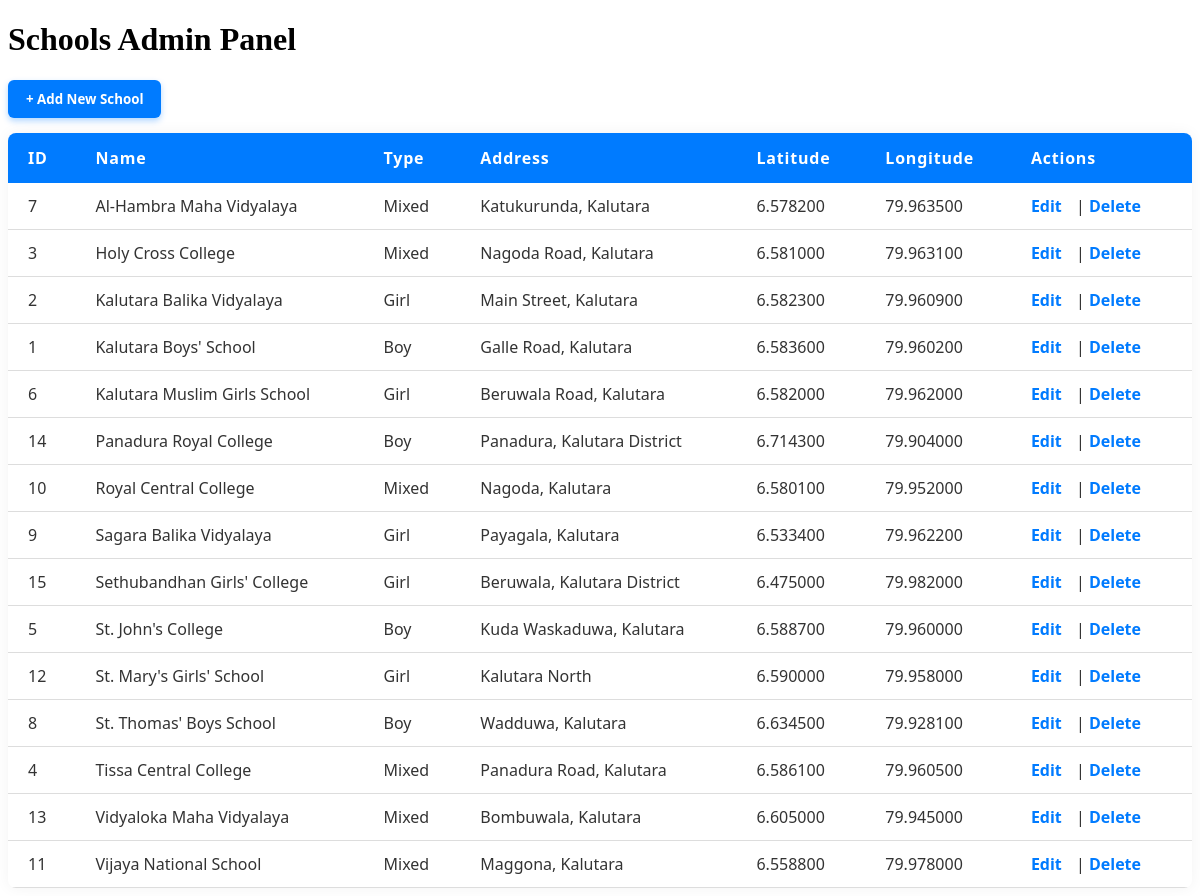
The page /admin/view_schools.php on the database its author committed.
### tables this page shows
CREATE TABLE `schools` (
  `id` int(11) NOT NULL,
  `name` varchar(255) NOT NULL,
  `type` enum('boy','girl','mixed') NOT NULL,
  `address` varchar(255) NOT NULL,
  `latitude` decimal(10,6) NOT NULL,
  `longitude` decimal(10,6) NOT NULL
);

### admin/view_schools.php (the view, shortened to what this page needs)
<?php
include '../db.php';
$sql = "SELECT * FROM schools ORDER BY name ASC";
$result = $conn->query($sql);
?>
<!DOCTYPE html>
<html lang="en">
<head>
</head>
<body>
    <h1>Schools Admin Panel</h1>
    <button id="showAddFormBtn" class="btn-add-new">+ Add New School</button>
    <table id="schoolsTable">
        <thead>
            <tr>
                <th>ID</th>
                <th>Name</th>
                <th>Type</th>
                <th>Address</th>
                <th>Latitude</th>
                <th>Longitude</th>
                <th>Actions</th>
            </tr>
        </thead>
        <tbody>
        <?php if ($result->num_rows > 0): ?>
            <?php while ($row = $result->fetch_assoc()): ?>
                <tr>
                    <td data-label="ID"><?= htmlspecialchars($row['id']) ?></td>
                    <td data-label="Name"><?= htmlspecialchars($row['name']) ?></td>
                    <td data-label="Type"><?= htmlspecialchars(ucfirst($row['type'])) ?></td>
                    <td data-label="Address"><?= htmlspecialchars($row['address']) ?></td>
                    <td data-label="Latitude"><?= htmlspecialchars($row['latitude']) ?></td>
                    <td data-label="Longitude"><?= htmlspecialchars($row['longitude']) ?></td>
                    <td data-label="Actions">
                        <a href="edit_school.php?id=<?= $row['id'] ?>">Edit</a> |
                        <a href="delete_school.php?id=<?= $row['id'] ?>" onclick="return confirm('Are you sure you want to delete this school?');">Delete</a>
                    </td>
                </tr>
            <?php endwhile; ?>
        <?php else: ?>
            <tr><td colspan="7" style="text-align:center;">No schools found.</td></tr>
        <?php endif; ?>
        </tbody>
    </table>
</body>
</html>

### admin/view_schools.php (style rules this page uses)
.btn-add-new { display: inline-block; background-color: #007bff; color: white; padding: 10px 18px; border-radius: 6px; text-decoration: none; font-weight: 600; font-family: 'Segoe UI', Tahoma, Geneva, Verdana, sans-serif; box-shadow: 0 3px 6px rgba(0, 123, 255, 0.3); transition: background-color 0.3s ease, box-shadow 0.3s ease; margin-bottom: 15px; cursor: pointer; border: none; }
table { width: 100%; border-collapse: collapse; box-shadow: 0 0 15px rgba(0,0,0,0.05); background: #fff; border-radius: 8px; overflow: hidden; font-family: 'Segoe UI', Tahoma, Geneva, Verdana, sans-serif; }
thead { background-color: #007bff; color: white; }
thead th { padding: 14px 20px; font-weight: 600; text-align: left; letter-spacing: 0.05em; }
tbody tr { border-bottom: 1px solid #ddd; transition: background-color 0.3s ease; }
tbody td { padding: 12px 20px; color: #333; }
tbody td:last-child { white-space: nowrap; }
tbody a { color: #007bff; font-weight: 600; text-decoration: none; margin-right: 10px; transition: color 0.3s ease; }

### rows shown on the page
schools: id "7", name "Al-Hambra Maha Vidyalaya", type "Mixed", address "Katukurunda, Kalutara", latitude "6.578200", longitude "79.963500"
schools: id "3", name "Holy Cross College", type "Mixed", address "Nagoda Road, Kalutara", latitude "6.581000", longitude "79.963100"
schools: id "2", name "Kalutara Balika Vidyalaya", type "Girl", address "Main Street, Kalutara", latitude "6.582300", longitude "79.960900"
schools: id "1", name "Kalutara Boys' School", type "Boy", address "Galle Road, Kalutara", latitude "6.583600", longitude "79.960200"
schools: id "6", name "Kalutara Muslim Girls School", type "Girl", address "Beruwala Road, Kalutara", latitude "6.582000", longitude "79.962000"
schools: id "14", name "Panadura Royal College", type "Boy", address "Panadura, Kalutara District", latitude "6.714300", longitude "79.904000"
schools: id "10", name "Royal Central College", type "Mixed", address "Nagoda, Kalutara", latitude "6.580100", longitude "79.952000"
schools: id "9", name "Sagara Balika Vidyalaya", type "Girl", address "Payagala, Kalutara", latitude "6.533400", longitude "79.962200"
schools: id "15", name "Sethubandhan Girls' College", type "Girl", address "Beruwala, Kalutara District", latitude "6.475000", longitude "79.982000"
schools: id "5", name "St. John's College", type "Boy", address "Kuda Waskaduwa, Kalutara", latitude "6.588700", longitude "79.960000"
schools: id "12", name "St. Mary's Girls' School", type "Girl", address "Kalutara North", latitude "6.590000", longitude "79.958000"
schools: id "8", name "St. Thomas' Boys School", type "Boy", address "Wadduwa, Kalutara", latitude "6.634500", longitude "79.928100"
schools: id "4", name "Tissa Central College", type "Mixed", address "Panadura Road, Kalutara", latitude "6.586100", longitude "79.960500"
schools: id "13", name "Vidyaloka Maha Vidyalaya", type "Mixed", address "Bombuwala, Kalutara", latitude "6.605000", longitude "79.945000"
schools: id "11", name "Vijaya National School", type "Mixed", address "Maggona, Kalutara", latitude "6.558800", longitude "79.978000"
